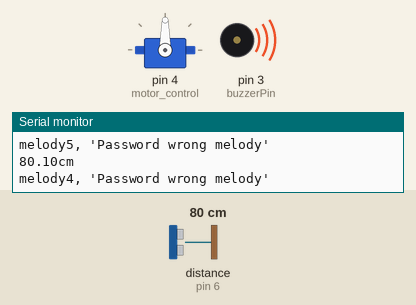
The sketch below on a simulated Arduino Uno, built with avr-gcc and run on an emulated ATmega328P. Parts: servo, buzzer (waves = sounding), the last lines printed to the serial monitor. Wiring (inferred from the names in the program): ultrasonic range finder: trigger pin 5; echo pin 6. Inputs (shaded band) come from the test bench; at power-on: distance to the obstacle (sensor on pin 6) 80 cm. The echo pulse lasts 58.3 µs per cm.

Above: at 10.27 s.
10.3 s: distance to the obstacle (sensor on pin 6) set to 5 cm
22.0 s: distance to the obstacle (sensor on pin 6) set to 2 cm
At 26.9 s:
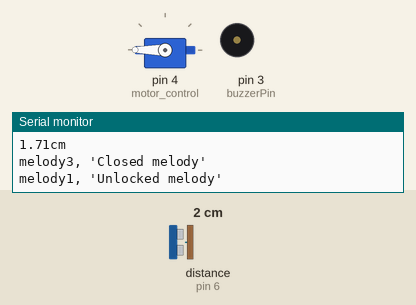
At 27.25 s:
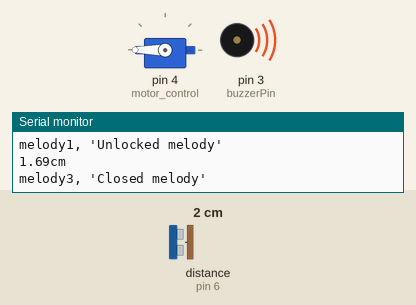
31.4 s: distance to the obstacle (sensor on pin 6) set to 4 cm
At 36.7 s:
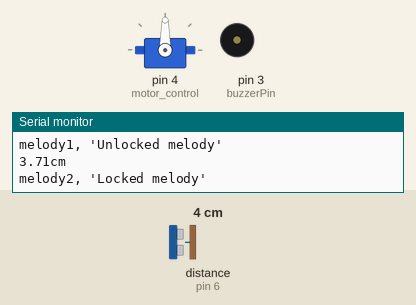
Timing chart, 0 to 46.8 s (numbered marks = the images above; inputs shaded):
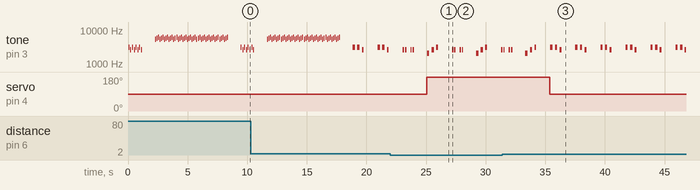

Measured:
- the behaviour switches between 4 and 3 cm on distance to the obstacle (sensor on pin 6) (found by bisection; images 0 and 1)
- after the input at 22.0 s, servo on pin 4 (motor_control): 90° → 180° after 3.0 s
- after the input at 31.4 s, servo on pin 4 (motor_control): 180° → 90° after 4.0 s
- by itself, tone on pin 3 (buzzerPin): plays 2598 Hz for 0.12 s, 2598 Hz for 0.12 s, 2598 Hz for 0.12 s, 2052 Hz for 0.20 s, 2598 Hz for 0.20 s, 3117 Hz for 0.16 s … (24 notes in this stretch)

The sketch:

servo_sultasonic_buzzer.ino
```cpp
// buzzer 음계 관련 선언
#define NOTE_C 2093
#define NOTE_D 2349
#define NOTE_E 2647
#define NOTE_F 2793
#define NOTE_G 3186
#define NOTE_A 3520
#define NOTE_B 3951
#define NOTE_C2 4186
#define NOTE_D2 4698
#define NOTE_E2 5274
#define NOTE_F2 5587
#define NOTE_G2 6271
#define NOTE_A2 7040

#define NOTE_B2 7902
#define NOTE_C3 8000
#define buzzerPin 3
int melody1[] = { // Door's Unlocked 도-미-솔
  NOTE_C, NOTE_E, NOTE_G
};
int melody2[] = { // Door's Locked 솔-솔-미
  NOTE_G, NOTE_G, NOTE_E
};
int tempo1[] = { // 세 박자 템포
  //5, 5, 5, 5, 5, 5, 5, 5
  6, 6, 7
};
int melody3[] = { // Door's Closed 미미-미미
  NOTE_E, NOTE_E, 0, NOTE_E, NOTE_E
};
int tempo2[] = { // 네 박자 쉼 템포
  12, 12, 5, 12, 12
};
int melody4[] = { // Password Wrong 솔미솔미솔미솔미
  NOTE_G, NOTE_E, NOTE_G, NOTE_E, NOTE_G, NOTE_E, NOTE_G, NOTE_E
};
int tempo3[] = { // 여덟 박자 템포
  15, 15, 15, 15, 15, 15, 15, 15
};
int melody5[] = { // Warning 경보
  5644, 6040, 6458, 5644, 6040, 6458, 5644, 6040, 6458, 5644, 6040, 6458
};
int tempo4[] = { // 열두 박자 템포
  18, 18, 18, 18, 18, 18, 18, 18, 18, 18, 18, 18
};

// Servo 모터 관련 선언
#include <Servo.h>
int motor_control = 4;
Servo servo;

// Ultrasonic Sensor 관련 선언
#define trigPin 5
#define echoPin 6
int num = 0;


void setup() {
  // Serial 모니터
  Serial.begin(9600);

  // Buzzer 출력
  pinMode(buzzerPin, OUTPUT);

  // Servo 모터 출력
  servo.attach(motor_control);

  // Ultrasonic 거리 측정
  pinMode(trigPin, OUTPUT);
  pinMode(echoPin, INPUT);
}

void loop() {
  // Ultrasonic 측정
  digitalWrite(trigPin, LOW);
  digitalWrite(echoPin, LOW);
  delayMicroseconds(2);
  digitalWrite(trigPin, HIGH);
  delayMicroseconds(10);
  digitalWrite(trigPin, LOW);
  unsigned long duration = pulseIn(echoPin, HIGH);
  float distance = duration / 29.0 / 2.0;
  Serial.print(distance);
  Serial.println("cm");


  if (distance < 3) {
    melody(3); // close
    delay(1000);
    servo.write(180); // lock
    melody(1); // lock
    delay(1000);
  } else if (distance < 20) {
    servo.write(90); // unlock
    melody(2); // unlock
    delay(1000);
  } else {
    melody(4);
    delay(1000);
    melody(5);
    melody(5);
    melody(5);
    melody(5);
    delay(1000);
  }
}
int situation = 0;

// select melody
void melody(int s) {
  int size = 0;
  situation = s;
  switch(situation) {
    case 1:
      size = sizeof(melody1) / sizeof(int);
      Serial.println("melody1, 'Unlocked melody'");
      for (int thisNote = 0; thisNote < size; thisNote++) {
        int noteDuration = 1000 / tempo1[thisNote];
        buzz(buzzerPin, melody1[thisNote], noteDuration);

        int pauseBetweenNotes = noteDuration * 1.30;
        delay(pauseBetweenNotes);

        buzz(buzzerPin, 0, noteDuration);
      }
      break;
    case 2:
      size = sizeof(melody2) / sizeof(int);
      Serial.println("melody2, 'Locked melody'");
      for (int thisNote = 0; thisNote < size; thisNote++) {
        int noteDuration = 1000 / tempo1[thisNote];
        buzz(buzzerPin, melody2[thisNote], noteDuration);

        int pauseBetweenNotes = noteDuration * 1.30;
        delay(pauseBetweenNotes);

        buzz(buzzerPin, 0, noteDuration);
      }
      break;
    case 3:
      size = sizeof(melody3) / sizeof(int);
      Serial.println("melody3, 'Closed melody'");
      for (int thisNote = 0; thisNote < size; thisNote++) {
        int noteDuration = 1000 / tempo2[thisNote];
        buzz(buzzerPin, melody3[thisNote], noteDuration);

        int pauseBetweenNotes = noteDuration * 1.30;
        delay(pauseBetweenNotes);

        buzz(buzzerPin, 0, noteDuration);
      }
      break;
    case 4:
      size = sizeof(melody4) / sizeof(int);
      Serial.println("melody4, 'Password wrong melody'");
      for (int thisNote = 0; thisNote < size; thisNote++) {
        int noteDuration = 1000 / tempo3[thisNote];
        buzz(buzzerPin, melody4[thisNote], noteDuration);

        int pauseBetweenNotes = noteDuration * 1.30;
        delay(pauseBetweenNotes);

        buzz(buzzerPin, 0, noteDuration);
      }
      break;
    case 5:
      size = sizeof(melody5) / sizeof(int);
      Serial.println("melody5, 'Password wrong melody'");
      for (int thisNote = 0; thisNote < size; thisNote++) {
        int noteDuration = 1000 / tempo4[thisNote];
        buzz(buzzerPin, melody5[thisNote], noteDuration);

        int pauseBetweenNotes = noteDuration * 1.30;
        delay(pauseBetweenNotes);

        buzz(buzzerPin, 0, noteDuration);
      }
      break;
  }
}

// play melody by buzzer
void buzz(int targetPin, long frequency, long length) {
  digitalWrite(13, HIGH);
  long delayValue = 1000000 / frequency / 2;
  long numCycles = frequency * length / 1000;
  for (long i = 0; i < numCycles; i++) {
    digitalWrite(targetPin, HIGH); // write the buzzer pin high to push out the diaphram
    delayMicroseconds(delayValue); // wait for the calculated delay value
    digitalWrite(targetPin, LOW); // write the buzzer pin low to pull back the diaphram
    delayMicroseconds(delayValue); // wait again or the calculated delay value
  }
  digitalWrite(13, LOW);
}
```
